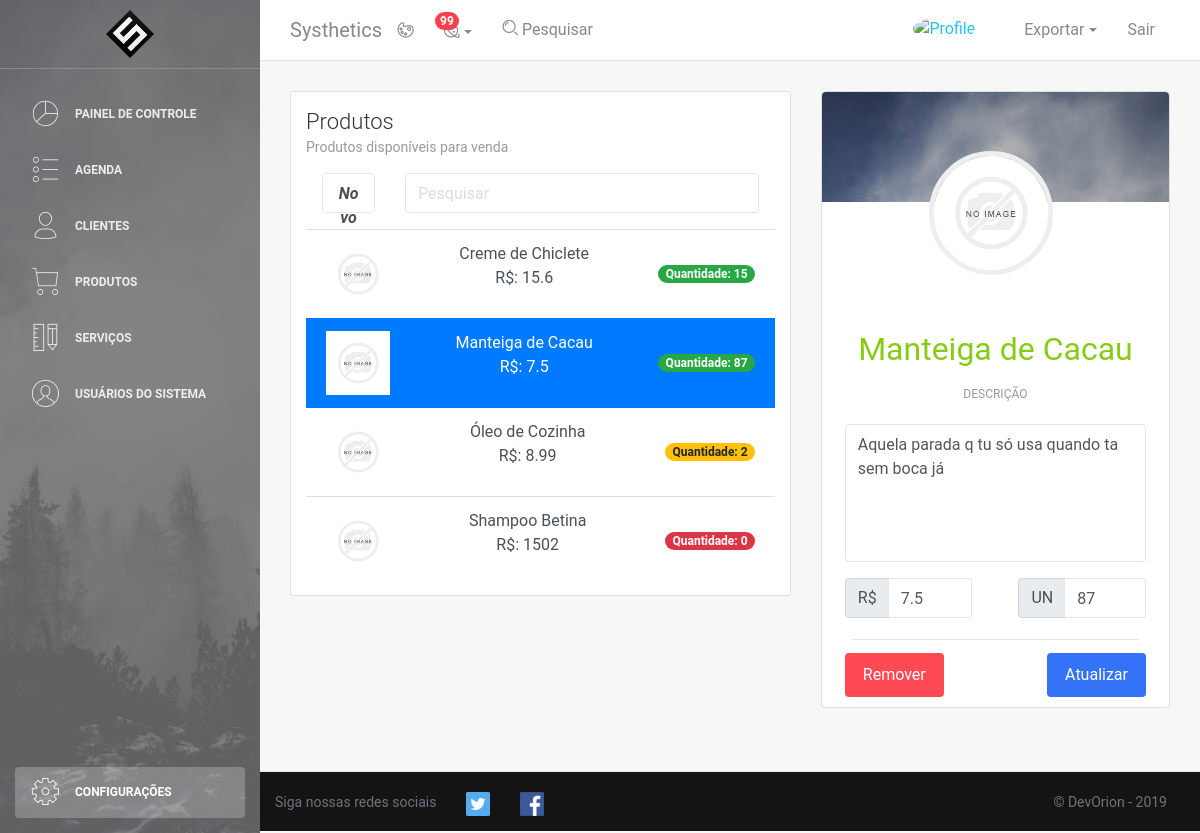
Page /produtos.php?id=2 on the committed database.
### tables this page shows
CREATE TABLE IF NOT EXISTS Produto (
	id INT AUTO_INCREMENT UNIQUE,
	nome VARCHAR(128) NOT NULL,
	descricao VARCHAR(512),
	preco DOUBLE NOT NULL,
	quantidade DOUBLE DEFAULT 0,
	foto VARCHAR(256) DEFAULT "img/produto/default.png",
	PRIMARY KEY(id)
);

### DAO/produtoDAO.php (called while the page is built, shortened)
<?php
    require("conn.php");
    class ProdutoDAO{
        function listar($busca){
            $conexao = conectar();
            $busca = "%" . $busca . "%";
            $query = "SELECT * FROM produto WHERE UPPER(nome) LIKE UPPER(?);";
            $stmt = mysqli_prepare($conexao,$query);
            mysqli_stmt_bind_param($stmt,"s",$busca);
            $resultado = executar_SQL($conexao,$stmt);
            return lerResultado($resultado);
        }
        function get($id){
            $conexao = conectar();
            $query = "SELECT id, nome, descricao, preco, quantidade, foto FROM produto WHERE id = ?;";
            $stmt = mysqli_prepare($conexao,$query);
            mysqli_stmt_bind_param($stmt,"i",$id);
            $resultado = executar_SQL($conexao,$stmt);
            return lerResultado($resultado)[0];
        }
    }
?>

### DAO/conn.php (called while the page is built, shortened)
<?php
if(!function_exists('executar_SQL')){
    function executar_SQL($conexao, $stmt){
        mysqli_stmt_execute($stmt) or die("Falha ao executar a consulta: " . $stmt->error);
        $resultado = mysqli_stmt_get_result($stmt);
        return $resultado;
    }
}
if(!function_exists('lerResultado')){
    function lerResultado($resultado){
        $arrayResultado = [];
        for($i=0;$i<mysqli_num_rows($resultado);$i++){
            $arrayResultado[$i] = mysqli_fetch_assoc($resultado);
        }
        return $arrayResultado;
    }
}
?>

### produtos.php (the view, shortened to what this page needs)
<!DOCTYPE html>
<html lang="pt-br">
<head>
    <link rel="stylesheet" href="https://maxcdn.bootstrapcdn.com/font-awesome/latest/css/font-awesome.min.css" />
    <link href="css/bootstrap.min.css" rel="stylesheet"/>
    <link href="css/light-bootstrap-dashboard.css" rel="stylesheet" />
    <link href="css/dashboard-style.css" rel="stylesheet" />
    <link href="css/user.css" rel="stylesheet" type="text/css" >
    <?php require "DAO/produtoDAO.php";
        $produtoDAO = new ProdutoDAO();
        $busca = "";
        $produtos = $produtoDAO->listar($busca);
        if(isset($_GET['id'])){
            $prodView = $produtoDAO->get($_GET['id']);
        }
    ?>
</head>
<body onload=" <?php if(isset($_GET['msg'])) { echo "demo.showNotification('top','center', '$mensagem', '$icon', '$colortype');"; } ?> ">
    <?php require_once "php/printMenu.php"?>
    <div class="main-panel">
        <?php require_once "php/printNavbar.php"?>
        <div class="content">
            <div class="container-fluid">
                <div class="row">
                    <div class="col-md-7">
                            <div class="card">
                                <div class="card-header">
                                    <h4 class="card-title">Produtos</h4>
                                    <p class="card-category">Produtos disponíveis para venda</p>
                                </div>
                                <div class="card-body">
                                    <div class="row mb-3">
                                        <div class="col-2 ml-3" >
                                            <a class="btn btn-success form-control" role="button" data-toggle="modal" data-target="#modalCadastroProduto">
                                                <i><strong> Novo</strong></i>
                                            </a>
                                        </div>
                                        <div class="col mr-3">
                                            <input class="form-control" type="search" name="search" placeholder="Pesquisar">
                                        </div>
                                    </div>
                                    <div class="list-group list-group-flush">
                                        <?php
                                        if(count($produtos) != 0){
                                            foreach($produtos as $produto){
                                                ?>
                                                <a href="produtos.php?id=<?php echo $produto['id'];?>" class="list-group-item text-center d-flex justify-content-between align-items-center list-group-item-action <?php if($produto['id'] == $prodView['id']){ echo "active";}?>">
                                                    <img class="pic"src="<?php echo $produto['foto']; ?>" width="64" height="64">
                                                    <p>
                                                        <?php echo $produto['nome']; ?><br>
                                                        <span> R$: <?php echo $produto['preco']; ?></span>
                                                    </p>
                                                    <span class="badge <?php if ($produto['quantidade'] <= 0) { echo 'badge-danger';}elseif($produto['quantidade'] <= 10){echo 'badge-warning';}else{ echo 'badge-success';}?> badge-pill">Quantidade: <?php echo $produto['quantidade'];?></span>
                                                </a>
                                            <?php
                                            }
                                        }
                                        ?>
                                    </div>
                                </div>
                            </div>
                        </div>
                        <div class="col-md-5">
                            <div class="card card-user">
                                <div class="card-image">
                                    <img class="img-cover" src="img/banner.jpg" alt="...">
                                </div>
                                <div class="card-body">
                                    <div class="author">
                                        <form id="formImagem" name="formImagem" action="php/atualizarImagemProduto.php" method="POST" enctype="multipart/form-data">
                                            <label for="imagem">
                                                <p class="mt-1">
                                                    <img class="avatar pic border-gray imgperfil" src="<?php echo $prodView['foto'] ;?>" alt="profile">
                                                </p>
                                            </label>
                                        </form>
                                        <form id="formAtualizaProduto" name="formAtualizaProduto" action="php/atualizarProduto.php" method="POST">
                                            <div class="row">
                                                <div class="col mx-2 ">
                                                  <input type="productname" class="text-success form-control inpt borderless" id="nome" name="nome" value="<?php echo $prodView['nome'] ;?>" required>
                                                </div>
                                              </div>
                                              <div class="row">
                                                <div class="col mx-2 text- mt-3">
                                                    <label for="descricao">Descrição</label>
                                                    <textarea class="form-control desc my-3" rows="5" name="descricao" id="descricao"><?php echo $prodView['descricao'];?> </textarea>
                                                </div>
                                              </div>
                                                <div class="row">
                                                  <div class="col mx-2">
                                                        <div class="input-group mb-3">
                                                            <div class="input-group-prepend">
                                                                <span class="input-group-text" id="basic-addon1">R$</span>
                                                            </div>
                                                            <input name="preco" id="preco" type="price" class="form-control" placeholder="2019,99" value="<?php echo $prodView['preco'] ;?>">
                                                        </div>
                                                  </div>
                                                  <div class="col mx-2">
                                                      <div class="input-group mb-3">
                                                            <div class="input-group-prepend">
                                                                <span class="input-group-text" id="basic-addon1">UN</span>
                                                            </div>
                                                            <input name="quantidade" id="quantidade" type="quantity" class="form-control" value="<?php echo $prodView['quantidade'] ;?>">
                                                        </div>
                                                  </div>
                                                </div>
                                                <hr>
                                                <button type="button" class="btn btn-danger btn-fill pull-left mx-2 mt-2" onclick='showAlert("<?php  echo $prodView['nome'] ?>","<?php  echo $prodView['id'] ?>","remover")' <?php if($prodView['id']==0){ echo 'disabled';}?>>Remover</button>
                                                <button type="submit" class="btn btn-primary btn-fill pull-right mx-2 mt-2" <?php if($prodView['id']==0){ echo 'disabled';}?>>Atualizar</button>
                                        </form>
                                    </div>
                                </div>
                            </div>
                        </div>
                </div>
        </div>
        </div>
        <?php require_once "php/printFooter.php"?>
        </div>
        </div>
</body>
</html>

### css/dashboard-style.css (style rules this page uses)
.img-cover { object-fit: cover; }

### css/user.css (style rules this page uses)
.pic { object-fit: cover; cursor: pointer; }
.borderless { border: none !important; background: transparent !important; font-size: 32px; text-align: center; }
.desc { resize: none; }

### rows in the picture
produto: foto (placeholder picture), nome "Creme de Chiclete", preco "15.6", quantidade "15"
produto: foto (placeholder picture), nome "Manteiga de Cacau", preco "7.5", quantidade "87", descricao "Aquela parada q tu só usa quando ta sem boca já"
produto: foto (placeholder picture), nome "Óleo de Cozinha", preco "8.99", quantidade "2"
produto: foto (placeholder picture), nome "Shampoo Betina", preco "1502", quantidade "0"
